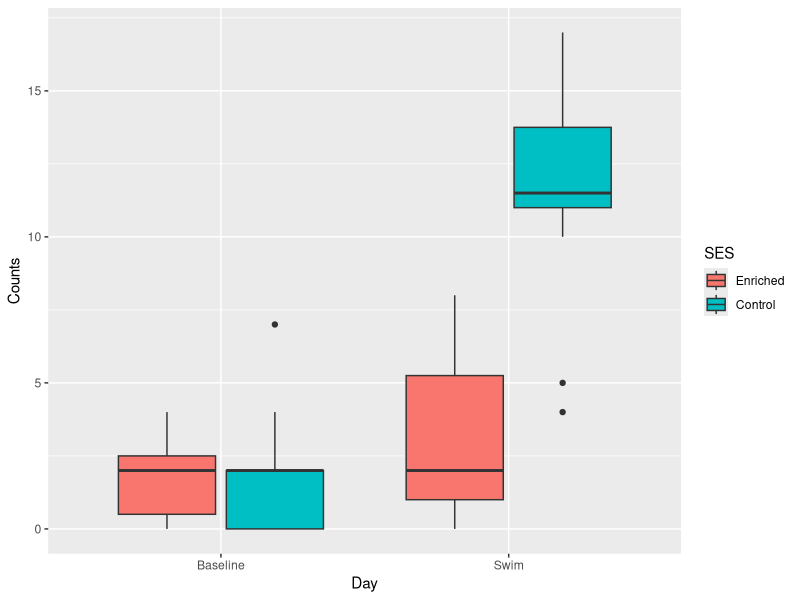
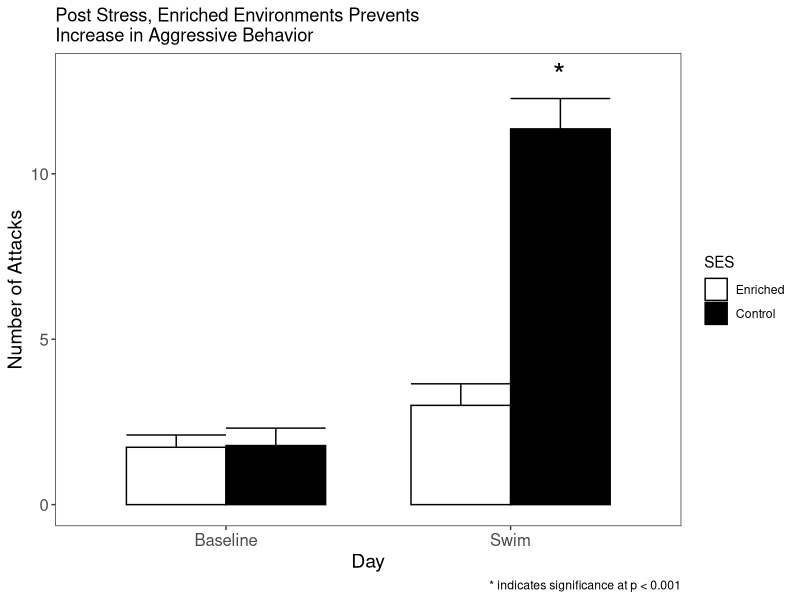

Here is the R script that generated these plots, in order:
install.packages("broom")

library(tidyverse)
library(readr)
library(broom)
behavioral_data <- read_csv("data/relational_1_behavioral.csv")

tidy_behave <- behavioral_data %>%
  pivot_longer('Pins':'Interrupted groom',names_to = "Behavorial_Observation", values_to = "Counts")

factor_behave <- tidy_behave %>% 
  mutate(
    Day = factor(Day, labels = c("Baseline", "Swim")),
    Sex = factor(Sex, labels = c("Male", "Female")),
    SES = factor(SES, labels = c("Enriched","Control")),
    Behavorial_Observation = as.factor(Behavorial_Observation)
    )
factor_behave_attacks <- factor_behave %>%
  filter(Behavorial_Observation =='Attacks')

ggplot(factor_behave_attacks, mapping = aes(Day,Counts, fill = SES))+
  geom_boxplot()

behave_anova_attacks <- aov(Counts ~ SES * Day * Sex, data = factor_behave_attacks)
summary(behave_anova_attacks)

behave_tukey_attacks <- TukeyHSD(behave_anova_attacks, which = 'SES:Day',conf.level=0.95)
tidy_behave_tukey <- tidy(behave_tukey_attacks)
tidy_behave_tukey

factor_behave_attacks%>%
  group_by(Day, SES)%>%
  summarise(count_mean = mean(Counts, na.rm = TRUE),
            count_se = sd(Counts, na.rm = TRUE)/sqrt(n()))%>%
  ggplot(aes(x = Day, y = count_mean, fill = SES, group = SES)) +
  geom_errorbar(aes(ymin = count_mean - count_se, 
                    ymax = count_mean + count_se), position = "dodge", width = 0.7) +
  geom_bar(color = "black", stat = "identity", position = "dodge", width = 0.7) +
  theme_bw() +
  scale_fill_manual(values = c("white", "black")) +
  theme(axis.title = element_text(size = 14),
        legend.background = element_blank(),
        panel.grid.major = element_blank(), 
        panel.grid.minor = element_blank(),
        axis.text = element_text(size = 12)) +
  annotate("text", x = 2.17, y = 13, label = "*", size = 8) +
  labs(x = "Day", 
       y = "Number of Attacks",
       title = "Post Stress, Enriched Environments Prevents \nIncrease in Aggressive Behavior",
       caption = "* indicates significance at p < 0.001")



?annotate
